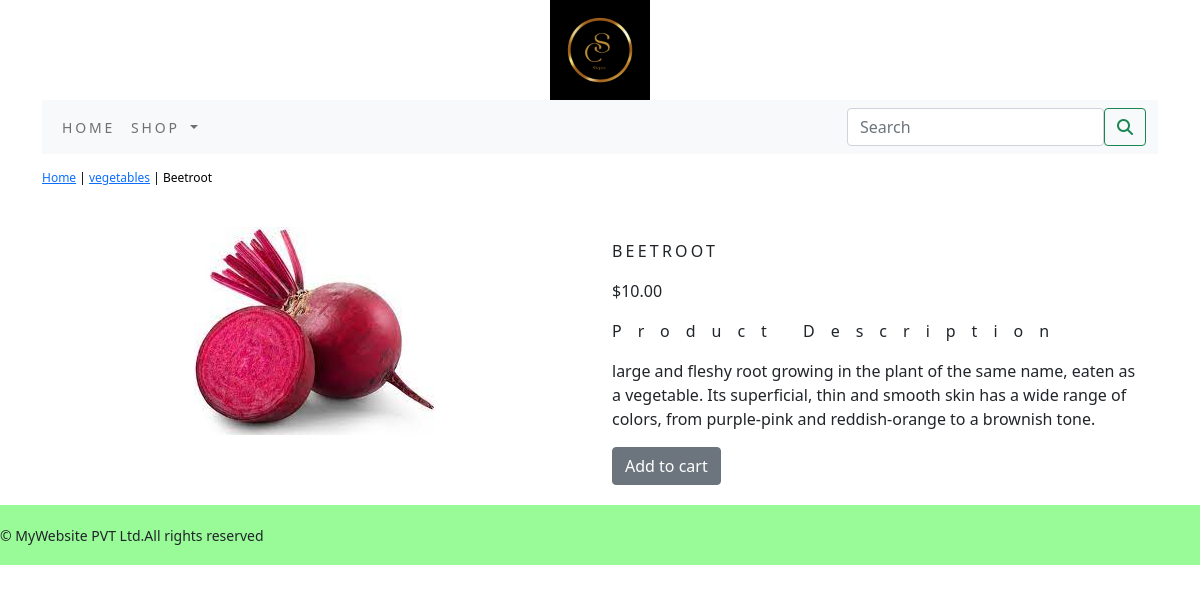
The app's page /shop/vegetables/beetroot/ with its own data.
### shopapp/models.py (models this page shows, shortened)
class Product(models.Model):
    name=models.CharField(max_length=250,unique=True)
    slug=models.SlugField(max_length=250,unique=True)
    description=models.TextField(blank=True)
    price=models.DecimalField(max_digits=10,decimal_places=2)
    category=models.ForeignKey(Category,on_delete=models.CASCADE)
    image=models.ImageField(upload_to='product',blank=True)
    stock=models.IntegerField()
    available=models.BooleanField(default=True)
    created=models.DateTimeField(auto_now_add=True)
    updated=models.DateTimeField(auto_now=True)
    class Meta:
        ordering=('name',)
        verbose_name='product'
        verbose_name_plural='products'

class Category(models.Model):
    name=models.CharField(max_length=250,unique=True)
    slug=models.SlugField(max_length=250,unique=True)
    description=models.TextField(blank=True)
    image=models.ImageField(upload_to='category',blank=True)
    class Meta:
        ordering=('name',)
        verbose_name='category'
        verbose_name_plural='categories'
    def get_url(self):
        return reverse('shopapp:products_by_category',args=[self.slug])
    def __str__(self):
        return '{}'.format(self.name)

### shopapp/views.py (the view)
# urls.py: path('<slug:c_slug>/<slug:product_slug>/', views.proDetail,name='prodCatDetail'),
def proDetail(request,c_slug,product_slug):
    try:
        product=Product.objects.get(category__slug=c_slug,slug=product_slug)
    except Exception as e:
        raise e
    return render(request,'product.html',{'product':product})

### cart/context_processors.py (called while the page is built)
def counter(request):
    item_count=0
    if 'admin' in request.path:
        return {}
    else:
        try:
            cart=Cart.objects.filter(cart_id=_cart_id(request))
            cart_items=CartItem.objects.all().filter(cart=cart[:1])
            for cart_item in cart_items:
                item_count += cart_item.quantity
        except Cart.DoesNotExist:
            item_count = 0
    return dict(item_count=item_count)

### cart/views.py (called while the page is built)
def _cart_id(request):
    cart=request.session.session_key
    if not cart:
        cart=request.session.create()
    return cart

### shopapp/context_processors.py (called while the page is built)
def menu_links(request):
    links=Category.objects.all()
    return dict(links=links)

### templates/product.html (shortened to what this page needs)
{% extends 'base.html' %}
{% load static %}
{% block content %}
<div class="row my_prod_row_class">
    <div class="mx_auto">
        <p><a href="{% url 'shopapp:allProductCat' %}">Home</a> | <a href="{{product.category.get_url}}">{{product.category}}</a> | {{product.name}}</p>
    </div>
<div class="container">
<br>
<div class="row">
    <div class="col-12 col-sm-12 col-md-12 col-lg-6 text-center">
        <div style="min-width:18rem">
            <img src="{{product.image.url}}" alt="{{product.name}}">
        </div>
    </div>
        <div class="col-12 col-sm-12 col-md-12 col-lg-6">
            <div>
            <h1 class="my_prod_title">{{product.name}}</h1>
            <p>${{product.price}}</p>
            <p class="my_title">Product Description</p>
            <p class="text-justify my_prod_text">{{product.description}}</p>
            {% if product.stock <= 0 %}
            <p class="text-justify my_prod_text"><b>Out of stock</b></p>
            {% else %}
            <a class="btn btn-secondary" href="{% url 'cart:add_cart' product.id %}">Add to cart</a>
            {% endif %}
    </div>
 </div>
        </div>
</div>
</div>
{% endblock %}

### templates/base.html (shortened to what this page needs)
{% load static %}
<!DOCTYPE html>
<html lang="en">
<head>
            <link rel="stylesheet" href="{% static 'css/custom.css' %}">
        <link href="https://cdn.jsdelivr.net/npm/bootstrap@5.0.2/dist/css/bootstrap.min.css" rel="stylesheet">
</head>
<body>
<div class="container">
{% include 'header.html' %}
{% include 'nav.html' %}
{% block content %}
{% endblock %}
</div>
{% include 'footer.html' %}
    <script src="{% static 'js/bootstrap.bundle.min.js' %}" ></script></body>
</html>

### templates/header.html
{% load static %}
<header>
  <center>
    <a href="{%url 'shopapp:allProductCat' %}"></a><img src="{% static 'img/logo.png' %}" alt="logoimage" width="100px;" height="100px;" align="center";>
  </center>
</header>

### templates/nav.html (shortened to what this page needs)
<nav class="navbar navbar-expand-lg navbar-light bg-light">
    <div class="container-fluid">
  <div class="collapse navbar-collapse" id="navbarSupportedContent">
    <ul class="navbar-nav me-auto mb-2 mb-lg-0">
      <li class="nav-item">
        <a class="nav-link" href="#">Home</a>
      </li>
      <li class="nav-item dropdown {% if 'shopapp' in request.path %} active {% endif %}">
        <a class="nav-link dropdown-toggle" href="#" id="navbarDropdown" role="button" data-toggle="dropdown" aria-haspopup="true" aria-expanded="false">
          Shop
        </a>
      </li>
    </ul>
    <form class="d-flex" action="{% url 'search_app:SearchResult' %}" method="get">
      <input class="form-control mr-sm-2" type="search" placeholder="Search" name="q" aria-label="Search">
      <button class="btn btn-outline-success my-2 my-sm-0" type="submit"><i class="fa fa-search"></i></button><br>
    </form>
  </div>
        </div>
</nav>

### templates/footer.html
<div  class="footer navbar-fixed-bottom my_footer">
  <p class="rext-center">&copy; MyWebsite PVT Ltd.All rights reserved</p>
</div>

### static/css/custom.css (style rules this page uses)
body { font-family: 'REM', sans-serif; }
.nav-item { letter-spacing : .2em; font-size : 14px; text-transform : uppercase; }
.my_footer { background-color:PaleGreen; height:60px; }
.my_footer p { padding-top:20px; font-size:14px; }
.my_title { font-size:16px; text_transform:uppercase; letter-spacing: 1em; }
.my_prod_row_class { padding-top:15px; padding-bottom:20px; }
.my_prod_row_class .mx_auto { color:#000; font-size:12px; text-decoration:none; }
.my_prod_title { font-size:16px; text-transform:uppercase; letter-spacing:.2em; padding-top:15px; padding-bottom:10px; }
.my_prod_text { padding-right:20px; }

### records on screen
Product: category "vegetables", name "Beetroot", image (picture), name "BEETROOT", price "10.00", description "large and fleshy root growing in the plant of the same name, eaten as a vegetable. Its superficial, thin and smooth skin has a wide range of colors, from purple-pink and reddish-orange to a brownish tone."
